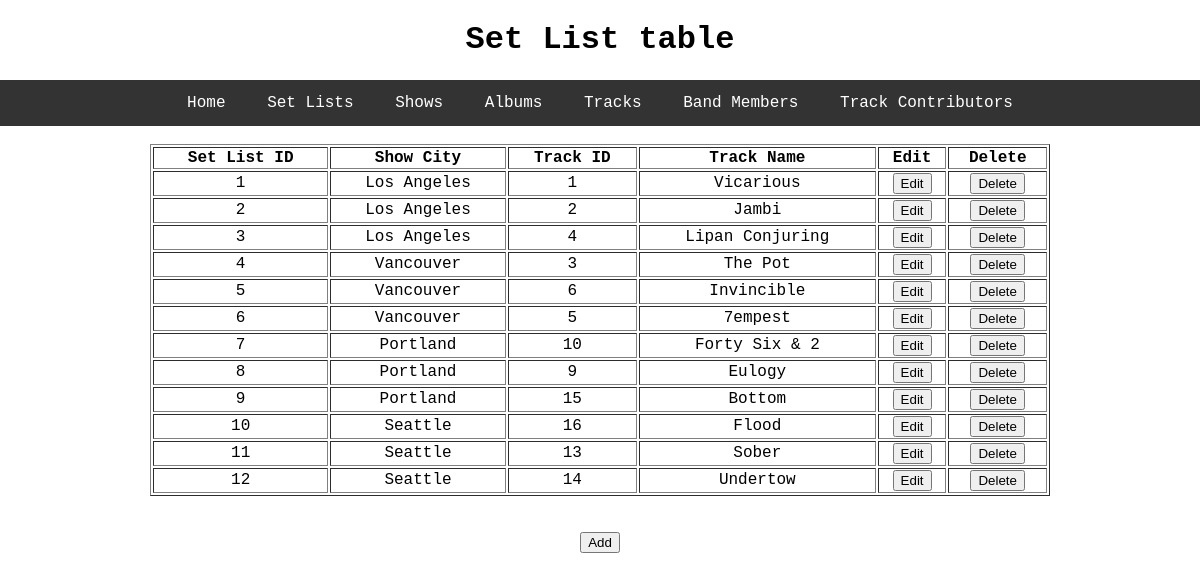
/set_list, run on the app's committed database.
### toolDB/models.py (models this page shows, shortened)
class SetList(db.Model):
    id = db.Column(db.Integer, primary_key=True)
    show_id = db.Column(db.Integer,db.ForeignKey('shows.id'), nullable=False)
    track_id = db.Column(db.Integer, db.ForeignKey('track.id'), nullable=False)

class Shows(db.Model):
    id = db.Column(db.Integer, primary_key=True)
    city = db.Column(db.String, nullable=False)
    set_list_show = db.relationship('SetList', cascade='all, delete', backref='shows', lazy=True)

class Track(db.Model):
    id = db.Column(db.Integer, primary_key=True)
    track_name = db.Column(db.String, nullable=False)
    track_length = db.Column(db.Float, nullable=False)
    album_id = db.Column(db.Integer, db.ForeignKey('album.id'), nullable=False)
    member_track = db.relationship('Member', secondary='trackBandMember', backref='track', lazy=True)
    set_list_track = db.relationship('SetList', cascade='all, delete', backref='track', lazy=True)

### toolDB/select_db/routes.py (the view)
@select.route('/set_list')
def set_list():
    rows = db.session.execute('SELECT set_list.id, set_list.show_id, shows.city, set_list.track_id, track.track_name FROM set_list JOIN shows ON set_list.show_id = shows.id JOIN track ON set_list.track_id = track.id;')
    return render_template('set_list.html', title='SetList', header='Set List table', rows=rows)

### toolDB/templates/set_list.html
{% extends "layout.html" %}
{% block content %}
	<table style="width:75%" table border="1" table align = "center">
		<thead>
		  <th>Set List ID</th>
		  <th>Show City</th>
		  <th>Track ID</th>
		  <th>Track Name</th>
		  <th>Edit</th>
		  <th>Delete</th>
		</thead>
		<tbody>
		  {% for r in rows %}
		  	<tr>
			  <td>{{ r[0] }}</td>
			  <td>{{ r[2] }}</td>
			  <td>{{ r[3] }}</td>
			  <td>{{ r[4] }}</td>
			  <td><input type="button" name = "Edit" value = "Edit" onclick = "window.location='/update_set_list/{{ r.id }}'"></td>
			  <td><input type="button" name = "Delete" value = "Delete" onclick = "window.location='/delete_set_list/{{ r[0] }}'"></td>
			</tr>
		  {% endfor %}
		</tbody>
	</table>
	<br>
	<br>
	<a href="{{ url_for('insert.add_set_list') }}"><button type="button">Add</button></a>
{% endblock content %}

### toolDB/static/css/style.css (style rules this page uses)
body { margin: auto; padding: 0; font-family: "Courier New", monospace; text-align: center; }

### data on the page
SetList: id "1", city "Los Angeles", track "1", track_name "Vicarious"
SetList: id "2", city "Los Angeles", track "2", track_name "Jambi"
SetList: id "3", city "Los Angeles", track "4", track_name "Lipan Conjuring"
SetList: id "4", city "Vancouver", track "3", track_name "The Pot"
SetList: id "5", city "Vancouver", track "6", track_name "Invincible"
SetList: id "6", city "Vancouver", track "5", track_name "7empest"
SetList: id "7", city "Portland", track "10", track_name "Forty Six & 2"
SetList: id "8", city "Portland", track "9", track_name "Eulogy"
SetList: id "9", city "Portland", track "15", track_name "Bottom"
SetList: id "10", city "Seattle", track "16", track_name "Flood"
SetList: id "11", city "Seattle", track "13", track_name "Sober"
SetList: id "12", city "Seattle", track "14", track_name "Undertow"

### other printed values
{{ header }} "Set List table"
